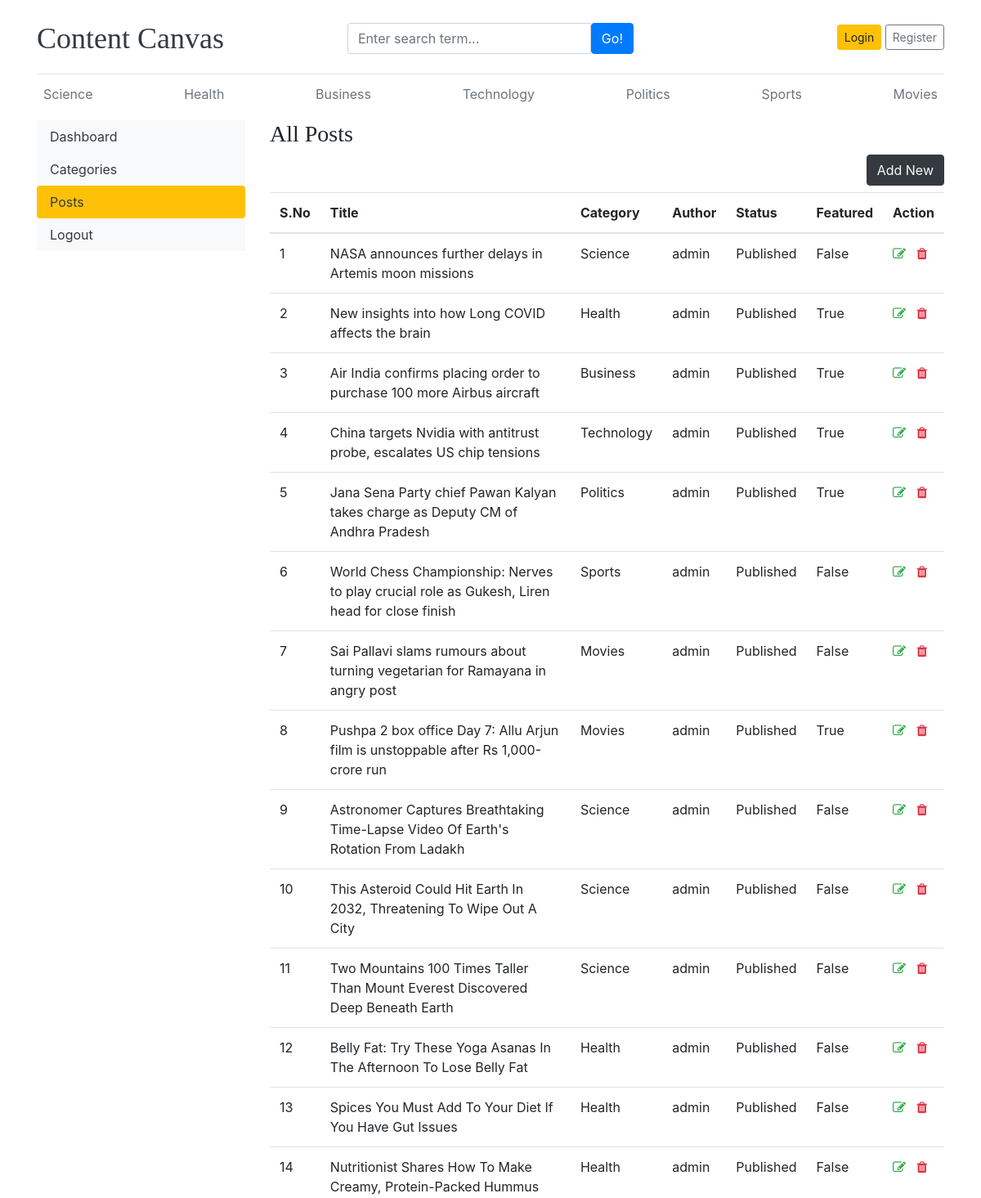
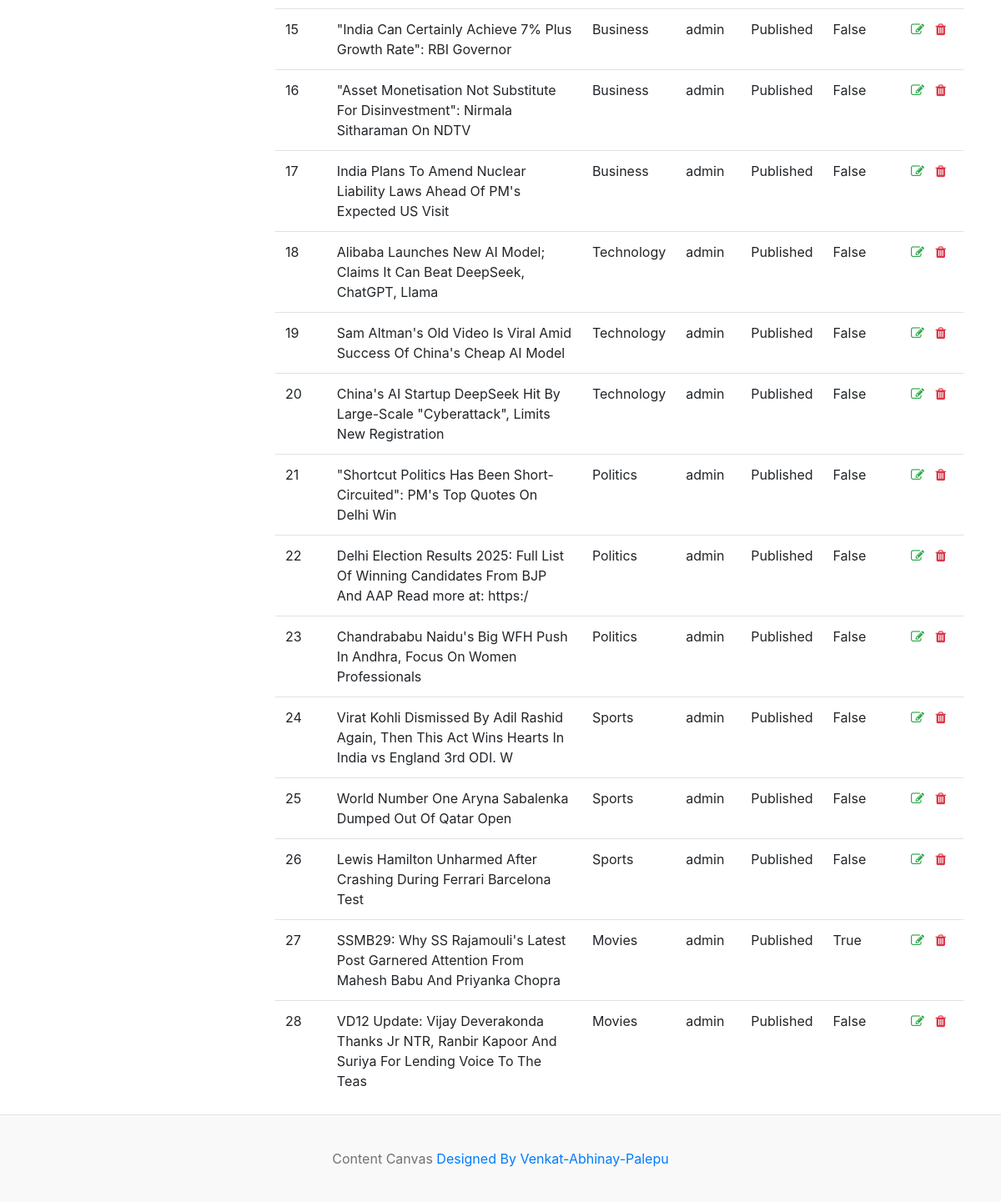
The app's page /dashboard/posts/ with its own data (2 pictures, top to bottom).
### blog/models.py (models this page shows, shortened)
class Category(models.Model):
    category_name=models.CharField(max_length=50,unique=True)
    created_at=models.DateTimeField(auto_now_add=True)
    updated_at=models.DateTimeField(auto_now=True)
    class Meta:
        verbose_name_plural='categories'
    def __str__(self):
        return self.category_name

class Blog(models.Model):
    title=models.CharField(max_length=100)
    slug=models.SlugField(max_length=100)
    category=models.ForeignKey(Category,on_delete=models.CASCADE)
    author=models.ForeignKey(User,on_delete=models.CASCADE)
    featured_image=models.ImageField(upload_to='uploads/%y/%m/%d')
    short_description=models.TextField(max_length=500)
    blog_body=models.TextField(max_length=2000)
    status=models.CharField(max_length=20,choices=STATUS_CHOICES,default="Draft")
    is_featured=models.BooleanField(default=True)
    created_at = models.DateTimeField(auto_now=True)
    updated_at=models.DateTimeField(auto_now=True)

### dashboards/views.py (the view)
# urls.py: path('posts/',views.posts,name='posts'),
def posts(request):
    posts=Blog.objects.all()
    context={
        'posts':posts,
    }
    return render(request,'dashboard/posts.html',context)

### blog/context_processors.py (called while the page is built)
def get_categories(request):
    categories=Category.objects.all()
    return dict(categories=categories)

def get_social_links(request):
    social_links=SocialLink.objects.all()
    return dict(social_links=social_links)

### templates/dashboard/posts.html (shortened to what this page needs)
{% extends 'base.html' %}
{% block content %}
<div class="row">
    {% include "dashboard/sidebar.html" %}
<div class="col-md-9">
    <h3>All Posts</h3>
    <a href="{% url 'add_post' %}" class="btn btn-dark text-light float-right mb-2">Add New</a>
    <table class="table table-hover">
    <thead>
    <tr>
    <th scope="col">S.No</th>
    <th scope="col">Title</th>
    <th scope="col">Category</th>
    <th scope="col">Author</th>
    <th scope="col">Status</th>
    <th scope="col">Featured</th>
    <th scope="col">Action</th>
    </tr>
    <tbody>
        {% for post in posts %}
        <tr>
            <td>{{forloop.counter}}</td>
            <td>{{post.title}}</td>
            <td>{{post.category}}</td>
            <td>{{post.author}}</td>
            <td>{{post.status}}</td>
            <td>{{post.is_featured}}</td>
            <td>
                <a href="{% url 'edit_post' post.id %}"><i class="fa fa-edit text-success"></i></a>
                <a href="{% url 'delete_post' post.id %}"><i class="fa fa-trash text-danger"></i></a>
            </td>
        </tr>
        {% endfor %}
    </tbody>
    </thead>
    </table>
</div>
</div>
{% endblock %}

### templates/base.html (shortened to what this page needs)
{% load static %}
<!DOCTYPE html>
<html lang="en">
<head>
    <link href="https://getbootstrap.com/docs/4.0/dist/css/bootstrap.min.css" rel="stylesheet">
    <link href="{% static 'css/cc.css' %}" rel="stylesheet">
    <link rel="stylesheet" href="https://cdnjs.cloudflare.com/ajax/libs/font-awesome/4.7.0/css/font-awesome.min.css">
</head>
<body>
    <div class="container">
        <header class="blog-header py-3">
            <div class="row flex-nowrap justify-content-between align-items-center">
                <div class="col-4 pt-1">
                    <a class="blog-header-logo text-dark" href="/">Content Canvas</a>
                </div>
                <div class="col-4 pt-1">
                    <form action="{% url 'search' %}" method="GET">
                        <div class="input-group">
                            <input class="form-control" type="text" name="keyword" value="{{keyword}}" placeholder="Enter search term..." aria-label="Enter search term..." aria-describedby="button-search" />
                            <button type="submit" class="btn btn-primary" id="button-search" type="button">Go!</button>
                        </div>
                    </form>
                </div>
                {% if not user.is_authenticated %}
                <div class="col-4 d-flex justify-content-end align-items-center">
                    <a class="btn btn-sm btn-warning" href="{% url 'login' %}">Login</a> &nbsp;
                    <a class="btn btn-sm btn-outline-secondary" href="{% url 'register' %}">Register</a>
                </div>
                {% else %}
                <div class="col-4 d-flex justify-content-end align-items-center">
                    <a href="{% url 'dashboard' %}">Dashboard</a> &nbsp;
                    <a href="{% url 'logout' %}">Logout</a>
                </div>
                {% endif %}
            </div>
        </header>
        <div class="nav-scroller py-1 mb-2">
            <nav class="nav d-flex justify-content-between">
                {% for cat in categories %}
                <a class="p-2 text-muted" href="{% url 'posts_by_category' cat.id %}">{{ cat.category_name }}</a>
                {% endfor %}
            </nav>
        </div>
        {% block content %}
        {% endblock  %}
    </div>
    <footer class="blog-footer">
        <p>Content Canvas  <a href="https://github.com/venkatabhinaypalepu" target="_blank">Designed By Venkat-Abhinay-Palepu</a></p>
    </footer>
</body>
</html>

### contentcanvas/static/css/cc.css (style rules this page uses)
.blog-header { border-bottom: 1px solid #e5e5e5; }
.blog-header-logo { font-family: "Playfair Display", Georgia, "Times New Roman", serif; font-size: 2.25rem; }
h1, h2, h3, h4, h5, h6 { font-family: "Playfair Display", Georgia, "Times New Roman", serif; }
.blog-footer { padding: 2.5rem 0; color: #727272; text-align: center; background-color: #f9f9f9; border-top: .05rem solid #e5e5e5; }
.blog-footer p:last-child { margin-bottom: 0; }

### records on screen
Category: category_name "Science"
Category: category_name "Health"
Category: category_name "Business"
Category: category_name "Technology"
Category: category_name "Politics"
Category: category_name "Sports"
Category: category_name "Movies"
Blog: title "NASA announces further delays in Artemis moon missions", category "Science", author "admin", status "Published", is_featured "False"
Blog: title "New insights into how Long COVID affects the brain", category "Health", author "admin", status "Published", is_featured "True"
Blog: title "Air India confirms placing order to purchase 100 more Airbus aircraft", category "Business", author "admin", status "Published", is_featured "True"
Blog: title "China targets Nvidia with antitrust probe, escalates US chip tensions", category "Technology", author "admin", status "Published", is_featured "True"
Blog: title "Jana Sena Party chief Pawan Kalyan takes charge as Deputy CM of Andhra Pradesh", category "Politics", author "admin", status "Published", is_featured "True"
Blog: title "World Chess Championship: Nerves to play crucial role as Gukesh, Liren head for close finish", category "Sports", author "admin", status "Published", is_featured "False"
Blog: title "Sai Pallavi slams rumours about turning vegetarian for Ramayana in angry post", category "Movies", author "admin", status "Published", is_featured "False"
Blog: title "Pushpa 2 box office Day 7: Allu Arjun film is unstoppable after Rs 1,000-crore run", category "Movies", author "admin", status "Published", is_featured "True"
Blog: title "Astronomer Captures Breathtaking Time-Lapse Video Of Earth's Rotation From Ladakh", category "Science", author "admin", status "Published", is_featured "False"
Blog: title "This Asteroid Could Hit Earth In 2032, Threatening To Wipe Out A City", category "Science", author "admin", status "Published", is_featured "False"
Blog: title "Two Mountains 100 Times Taller Than Mount Everest Discovered Deep Beneath Earth", category "Science", author "admin", status "Published", is_featured "False"
Blog: title "Belly Fat: Try These Yoga Asanas In The Afternoon To Lose Belly Fat", category "Health", author "admin", status "Published", is_featured "False"
Blog: title "Spices You Must Add To Your Diet If You Have Gut Issues", category "Health", author "admin", status "Published", is_featured "False"
Blog: title "Nutritionist Shares How To Make Creamy, Protein-Packed Hummus", category "Health", author "admin", status "Published", is_featured "False"
Blog: title "\"India Can Certainly Achieve 7% Plus Growth Rate\": RBI Governor", category "Business", author "admin", status "Published", is_featured "False"
Blog: title "\"Asset Monetisation Not Substitute For Disinvestment\": Nirmala Sitharaman On NDTV", category "Business", author "admin", status "Published", is_featured "False"
Blog: title "India Plans To Amend Nuclear Liability Laws Ahead Of PM's Expected US Visit", category "Business", author "admin", status "Published", is_featured "False"
Blog: title "Alibaba Launches New AI Model; Claims It Can Beat DeepSeek, ChatGPT, Llama", category "Technology", author "admin", status "Published", is_featured "False"
Blog: title "Sam Altman's Old Video Is Viral Amid Success Of China's Cheap AI Model", category "Technology", author "admin", status "Published", is_featured "False"
Blog: title "China's AI Startup DeepSeek Hit By Large-Scale \"Cyberattack\", Limits New Registration", category "Technology", author "admin", status "Published", is_featured "False"
Blog: title "\"Shortcut Politics Has Been Short-Circuited\": PM's Top Quotes On Delhi Win", category "Politics", author "admin", status "Published", is_featured "False"
Blog: title "Delhi Election Results 2025: Full List Of Winning Candidates From BJP And AAP Read more at: https:/", category "Politics", author "admin", status "Published", is_featured "False"
Blog: title "Chandrababu Naidu's Big WFH Push In Andhra, Focus On Women Professionals", category "Politics", author "admin", status "Published", is_featured "False"
Blog: title "Virat Kohli Dismissed By Adil Rashid Again, Then This Act Wins Hearts In India vs England 3rd ODI. W", category "Sports", author "admin", status "Published", is_featured "False"
Blog: title "World Number One Aryna Sabalenka Dumped Out Of Qatar Open", category "Sports", author "admin", status "Published", is_featured "False"
Blog: title "Lewis Hamilton Unharmed After Crashing During Ferrari Barcelona Test", category "Sports", author "admin", status "Published", is_featured "False"
Blog: title "SSMB29: Why SS Rajamouli's Latest Post Garnered Attention From Mahesh Babu And Priyanka Chopra", category "Movies", author "admin", status "Published", is_featured "True"
Blog: title "VD12 Update: Vijay Deverakonda Thanks Jr NTR, Ranbir Kapoor And Suriya For Lending Voice To The Teas", category "Movies", author "admin", status "Published", is_featured "False"
